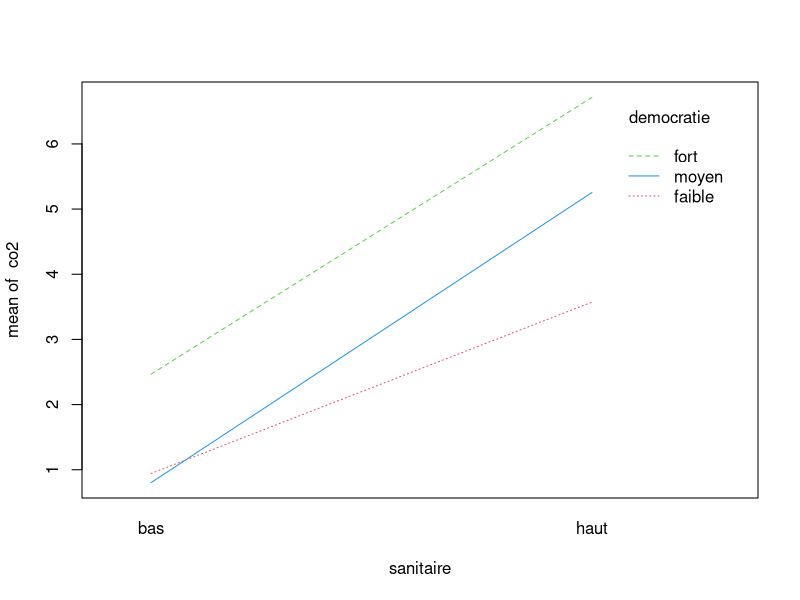
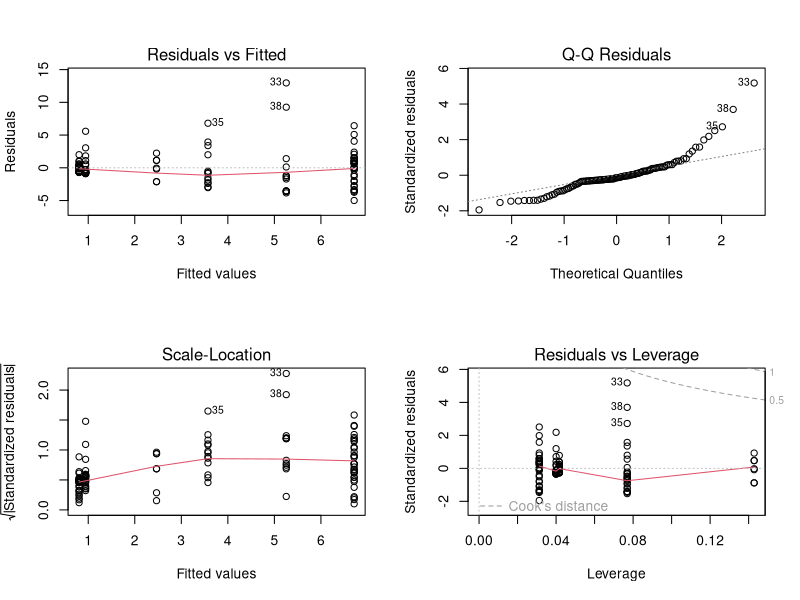
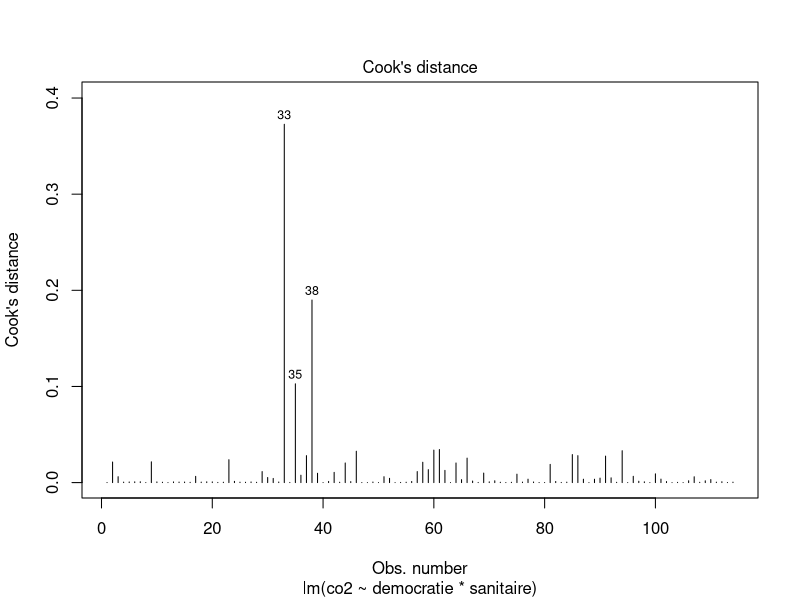
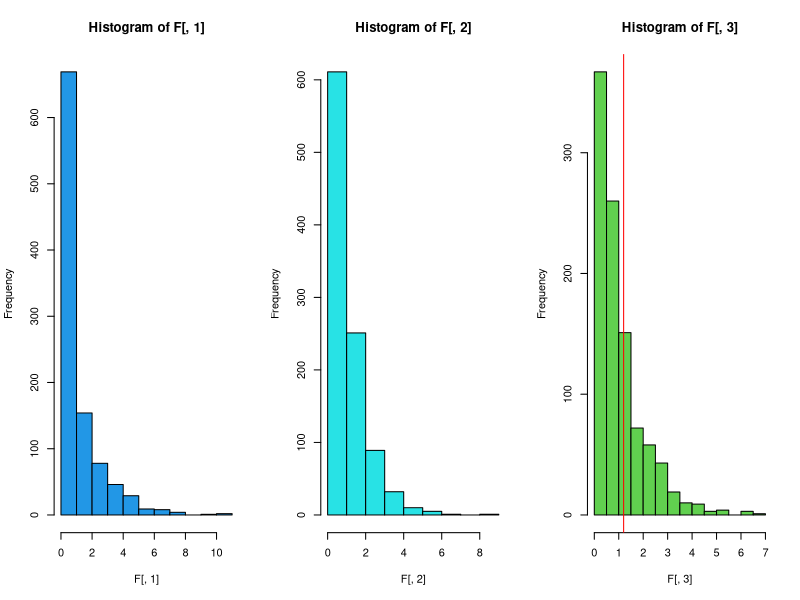
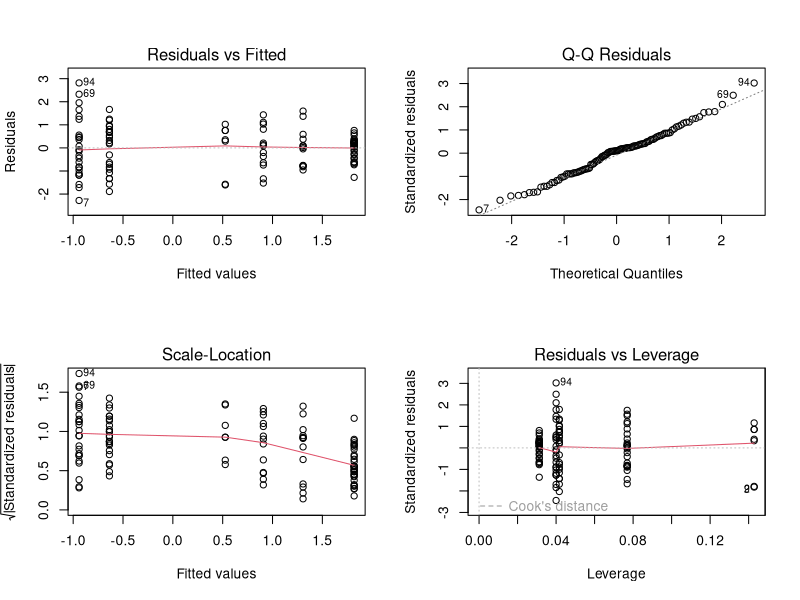
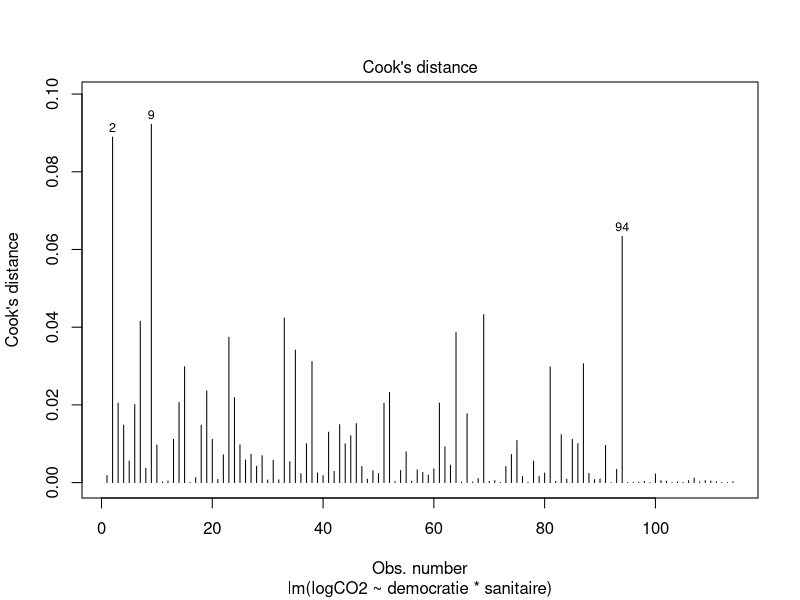

The R script that drew these images, in order:
## ---- chunk 1
knitr::opts_chunk$set(echo = TRUE)
## ---- chunk 2
rm(list=ls())
## ---- chunk 3
goodlife <- read.csv("./good_life.txt", sep = "\t", header = TRUE, dec = ",")
continent <- goodlife$continent
region <- goodlife$region_monde
pays <- goodlife$pays
co2 <- goodlife$CO2
eau <- goodlife$eau
sanitaire <- as.factor(goodlife$sanitaire)
democratie <- as.factor(goodlife$democratie)
## ---- chunk 4
num_sanitaire <- as.numeric(sanitaire)
num_democratie <- as.numeric(democratie)
tab <- table(num_sanitaire,num_democratie)
chisq.test(tab)
## ---- chunk 5
chisq.test(tab)$expected
## ---- chunk 6
fisher.test(tab)
## ---- chunk 7
xtabs(~ sanitaire + democratie)
## ---- chunk 8
interaction.plot(sanitaire, democratie, co2, col = 2:4)
## ---- chunk 9
lm1 <- lm(co2 ~ democratie * sanitaire )
anova(lm1)
## ---- chunk 10
lm1b <- lm(co2~ democratie + sanitaire)
summary(lm1b)
## ---- chunk 11
contrasts(democratie) #par défaut
contrasts(democratie) <- contr.treatment(3, base = 2)
contrasts(democratie) # democratiefort passe en référence (dans l'intercept)
lm1b <- lm(co2~democratie+sanitaire)
summary(lm1b)
## ---- chunk 12
lm2 <- lm(co2~sanitaire + democratie)
anova(lm2)
## ---- chunk 13
(385.51 + 313.52) == (605.24 + 93.79) # les Mean Sq sont égaux
## ---- chunk 14
lm3 <- aov(co2~democratie+sanitaire+Error(democratie:sanitaire))
summary(lm3)
## ---- chunk 15
1-pf((192.755/8.142), 2, 2) #test de F pour l'effet democratie
1-pf((313.522/8.142), 1, 2) #test de F pour l'effet sanitaire 
## ---- chunk 16
sqrt((192.755 - 6.786)/2) #sigma_democratie
sqrt((313.522 - 6.786)/3) #sigma_sanitaire
sqrt(6.786) #sigma_residuelles
## ---- chunk 17
par(mfrow = c(2, 2))
plot(lm1)
## ---- chunk 18
shapiro.test(residuals(lm1))
## ---- chunk 19
bartlett.test(residuals(lm1), interaction(democratie, sanitaire))
## ---- chunk 20
par(mfrow=c(1,1))
plot(lm1,4)
## ---- chunk 21
F = matrix(0, nc = 4, nr = 1000)
for (i in 1:1000) {
  CO2_sim = sample(x = co2,
                   size = length(co2),
                   replace = FALSE)
  lm_temp = lm(CO2_sim ~ sanitaire * democratie)
  F[i, ] = anova(lm_temp)$"F value"
}
sum(F[, 1] > anova(lm1)$"F value"[1]) / 1000
sum(F[, 2] > anova(lm1)$"F value"[2]) / 1000
sum(F[, 3] > anova(lm1)$"F value"[3]) / 1000
## ---- chunk 22
par(mfrow=c(1,3))
hist(F[,1], col = 4) ; abline(v = anova(lm1)$"F value"[1], col = 'red')
hist(F[, 2], col = 5) ; abline(v = anova(lm1)$"F value"[2], col = 'red')
hist(F[,3], col = 3) ; abline(v = anova(lm1)$"F value"[3], col = 'red')
## ---- chunk 23
logCO2 <- log(co2)
lm4 <- lm(logCO2 ~ democratie*sanitaire)
## ---- chunk 24
par(mfrow = c(2,2))
plot(lm4)
shapiro.test(residuals(lm4)) # on ne rejete pas H0
bartlett.test(residuals(lm4), democratie)
bartlett.test(residuals(lm4), sanitaire) # => on rejete H0
par(mfrow = c(1,1))
plot(lm4, 4)
## ---- chunk 25
anova(lm4)
